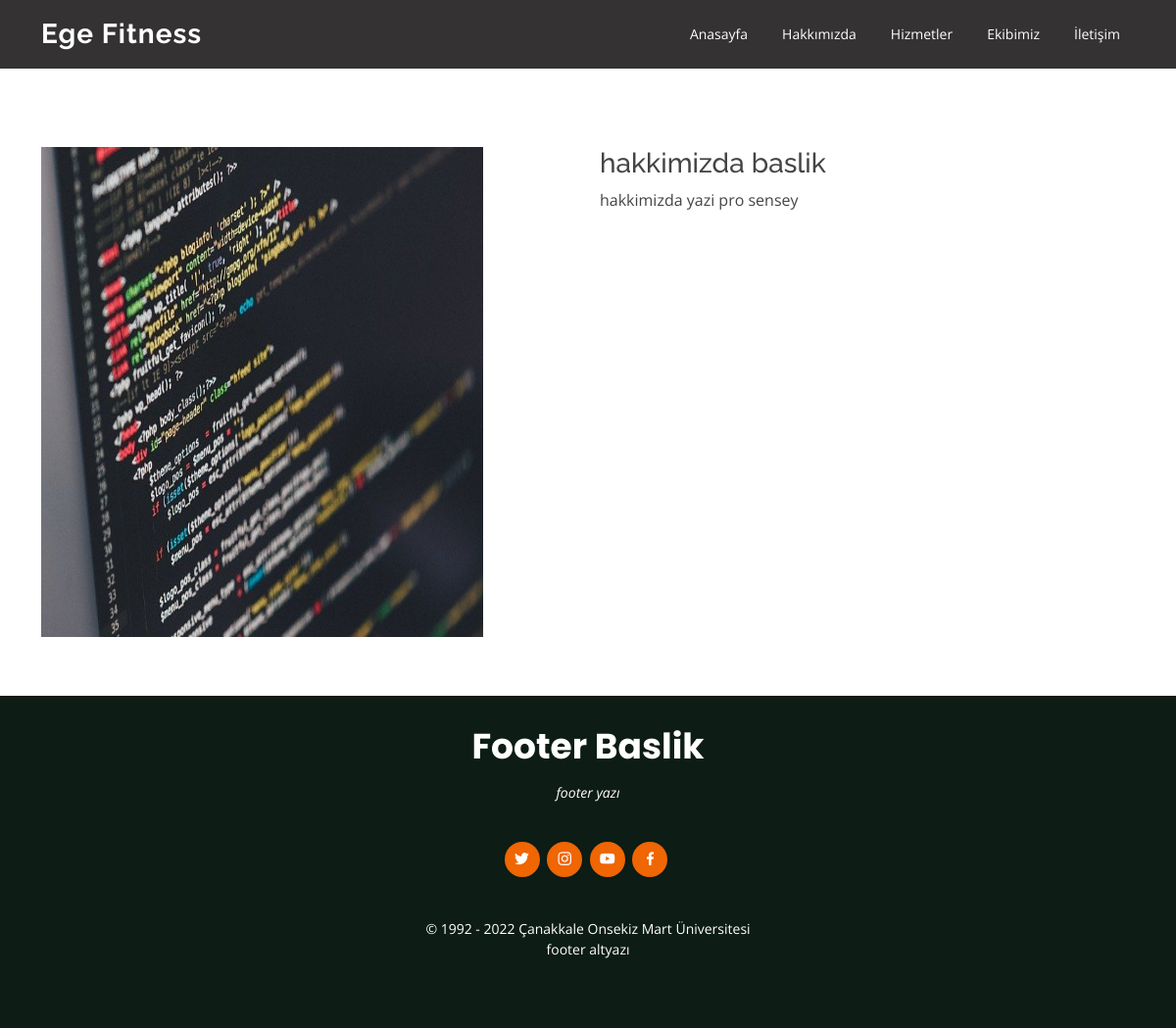
Page /hakkimizda.php on the committed database.
### tables this page shows
CREATE TABLE IF NOT EXISTS `ayar` (
  `id` int(11) NOT NULL AUTO_INCREMENT,
  `logo` varchar(50) NOT NULL,
  `header_renk` varchar(50) NOT NULL,
  `header_yazi_renk` varchar(50) NOT NULL,
  `footer_renk` varchar(50) NOT NULL,
  `footer_yazi_renk` varchar(50) NOT NULL,
  `bg_renk` varchar(50) NOT NULL,
  PRIMARY KEY (`id`)
);

CREATE TABLE IF NOT EXISTS `menu` (
  `menu_id` int(11) NOT NULL AUTO_INCREMENT,
  `menu_ad` varchar(50) NOT NULL,
  `menu_link` varchar(300) NOT NULL,
  `menu_sira` int(11) NOT NULL,
  `menu_durum` tinyint(1) NOT NULL,
  PRIMARY KEY (`menu_id`)
);

CREATE TABLE IF NOT EXISTS `hakkimizda` (
  `hakkimizda_id` int(11) NOT NULL AUTO_INCREMENT,
  `hakkimizda_resim` varchar(256) NOT NULL,
  `hakkimizda_baslik` varchar(256) NOT NULL,
  `hakkimizda_yazi` varchar(500) NOT NULL,
  PRIMARY KEY (`hakkimizda_id`)
);

CREATE TABLE IF NOT EXISTS `footer` (
  `footer_id` int(11) NOT NULL AUTO_INCREMENT,
  `footer_baslik` varchar(300) NOT NULL,
  `footer_yazi` varchar(500) NOT NULL,
  `footer_altyazi` varchar(500) NOT NULL,
  PRIMARY KEY (`footer_id`)
);

CREATE TABLE IF NOT EXISTS `simgeler` (
  `id` int(11) NOT NULL AUTO_INCREMENT,
  `sosyal_medya_isim` varchar(50) NOT NULL,
  `durum` tinyint(1) NOT NULL,
  `sira` int(11) NOT NULL,
  PRIMARY KEY (`id`)
);

### hakkimizda.php (the view, shortened to what this page needs)
 <?php
include "baglan.php";
$query = $conn->query("SELECT * FROM hakkimizda", PDO::FETCH_ASSOC);
$query->rowCount();
$vericek =  $query->fetch(PDO::FETCH_ASSOC);
?>
<?php
include 'header.php';
?>
    <section id="about" class="about">
      <div class="container">
        <div class="row justify-content-between">
          <div class="col-lg-5 d-flex align-items-center justify-content-center about-img">
            <img src="image/<?php echo $vericek['hakkimizda_resim']?>" style="height: 500px;" class="img-fluid" alt="" data-aos="zoom-in">
          </div>
          <div class="col-lg-6 pt-5 pt-lg-0">
            <h3><?php echo  $vericek['hakkimizda_baslik'] ;  ?></h3>
            <p><?php echo  $vericek['hakkimizda_yazi'] ;  ?></p>
              </div>
            </div>
          </div>
    </section>
<?php
include 'footer.php';
?>

### header.php (shortened to what this page needs)
<?php
include "baglan.php";
  $header = $conn->query("SELECT * FROM ayar", PDO::FETCH_ASSOC);
 $header->rowCount();
 $header_renk =  $header->fetch(PDO::FETCH_ASSOC);
?>
<!DOCTYPE html>
<html lang="tr">
<head>
  <link rel="stylesheet" href="https://maxcdn.bootstrapcdn.com/bootstrap/4.0.0/css/bootstrap.min.css">
  <link href="assets/vendor/animate.css/animate.min.css" rel="stylesheet">
  <link href="assets/vendor/aos/aos.css" rel="stylesheet">
  <link href="assets/vendor/bootstrap/css/bootstrap.min.css" rel="stylesheet">
  <link href="assets/vendor/bootstrap-icons/bootstrap-icons.css" rel="stylesheet">
  <link href="assets/vendor/boxicons/css/boxicons.min.css" rel="stylesheet">
  <link href="assets/vendor/glightbox/css/glightbox.min.css" rel="stylesheet">
  <link href="assets/vendor/remixicon/remixicon.css" rel="stylesheet">
  <link href="assets/vendor/swiper/swiper-bundle.min.css" rel="stylesheet">
  <link href="https://cdn.jsdelivr.net/npm/bootstrap@5.1.3/dist/css/bootstrap.min.css" rel="stylesheet">
  <link href="assets/css/style.css" rel="stylesheet">
</head>
<body style="background-color:<?php echo $header_renk["bg_renk"]; ?>; ;">
  <header id="header" class=" fixed-top  d-flex align-items-center " style="margin-bottom: 0px; position: relative; background-color: <?php echo $header_renk["header_renk"]; ?>; " >
    <div class="container d-flex align-items-center justify-content-between">
      <div class="logo">
        <h1 ><a href="index.php" style="color: <?php echo $header_renk["header_yazi_renk"]; ?>;"><?php echo $header_renk["logo"]; ?> </a></h1>
      </div>
      <nav id="navbar" class="navbar">
        <ul>
          <?php
                $sorgu = $conn->query("SELECT * FROM menu where menu_durum = 1 ORDER BY menu_sira ");
    while ($cikti = $sorgu->fetch(PDO::FETCH_ASSOC)) { ?>
        <li ><a class="nav-link scrollto " style="color: <?php echo $header_renk["header_yazi_renk"]; ?>;" href="<?php echo $cikti["menu_link"] ?>"> <?php echo $cikti["menu_ad"]; ?></a></li>
   <?php } ?>
        </ul>
      </nav>
    </div>
    </header>

### footer.php (shortened to what this page needs)
<?php
  include "baglan.php";
  $query = $conn->query("SELECT * FROM footer", PDO::FETCH_ASSOC);
 $query->rowCount();
 $vericek =  $query->fetch(PDO::FETCH_ASSOC);
  $footer = $conn->query("SELECT * FROM ayar", PDO::FETCH_ASSOC);
 $footer->rowCount();
 $renk =  $footer->fetch(PDO::FETCH_ASSOC);
?>
  <footer id="footer" style=" background: <?php echo $renk["footer_renk"];  ?>; color: <?php echo $renk["footer_yazi_renk"];  ?>;" >
    <div class="container" data-aos="fade-up"
     data-aos-anchor-placement="bottom-bottom" >
      <h3 style="color:<?php echo $renk["footer_yazi_renk"];  ?> "> <?php echo  $vericek['footer_baslik'] ;  ?></h3>
      <p><?php echo  $vericek['footer_yazi'] ;  ?></p>
      <div class="social-links">
<?php
  $simge = $conn->query("SELECT * FROM simgeler WHERE durum = 1 order by sira", PDO::FETCH_ASSOC);
 $simge->rowCount();
while ($simgecek =  $simge->fetch(PDO::FETCH_ASSOC) ) { ?>
        <a href="#" class=""><i class="bx bxl-<?php echo $simgecek['sosyal_medya_isim']?>"></i></a>
  <?php } ?>
  <br><br><br>
      <div class="copyright "  >
        © 1992 - 2022 Çanakkale Onsekiz Mart Üniversitesi <br>
        <?php echo  $vericek['footer_altyazi'] ;  ?>
      </div>
    </div>
  </footer>
</body>
</html>

### assets/css/style.css (style rules this page uses)
body { font-family: "Open Sans", sans-serif; color: #444444; }
a { color: #ef6603; text-decoration: none; }
h1, h2, h3, h4, h5, h6 { font-family: "Raleway", sans-serif; }
#header { height: 70px; transition: all 0.5s; z-index: 997; transition: all 0.5s; background: rgba(42, 44, 57, 0.9); }
#header .logo h1 { font-size: 28px; margin: 0; padding: 0; line-height: 1; font-weight: 700; letter-spacing: 1px; }
#header .logo h1 a, #header .logo h1 a:hover { color: #fff; text-decoration: none; }
.navbar { padding: 0; }
.navbar ul { margin: 0; padding: 0; display: flex; list-style: none; align-items: center; }
.navbar li { position: relative; }
.navbar a, .navbar a:focus { display: flex; align-items: center; justify-content: space-between; padding: 5px 15px 7px 15px; margin-left: 5px; font-size: 14px; color: #fff; white-space: nowrap; transition: 0.3s; border-radius: 50px; }
section { padding: 60px 0; overflow: hidden; }
.about { padding-top: 80px; }
#footer { background: #14151c; color: #fff; font-size: 14px; text-align: center; padding: 30px 0; }
#footer h3 { font-size: 36px; font-weight: 700; color: #fff; position: relative; font-family: "Poppins", sans-serif; padding: 0; margin: 0 0 15px 0; }
#footer p { font-size: 15; font-style: italic; padding: 0; margin: 0 0 40px 0; }
#footer .social-links { margin: 0 0 40px 0; }
#footer .social-links a { font-size: 18px; display: inline-block; background: #ef6603; color: #fff; line-height: 1; padding: 8px 0; margin-right: 4px; border-radius: 50%; text-align: center; width: 36px; height: 36px; transition: 0.3s; }
#footer .copyright { margin: 0 0 5px 0; }

### rows in the picture
ayar: logo "Ege Fitness"
menu: menu_ad "Anasayfa"
menu: menu_ad "Hakkımızda"
menu: menu_ad "Hizmetler"
menu: menu_ad "Ekibimiz"
menu: menu_ad "İletişim"
hakkimizda: hakkimizda_resim (picture), hakkimizda_baslik "hakkimizda baslik", hakkimizda_yazi "hakkimizda yazi pro sensey"
footer: footer_baslik "Footer Baslik", footer_yazi "footer yazı", footer_altyazi "footer altyazı"
